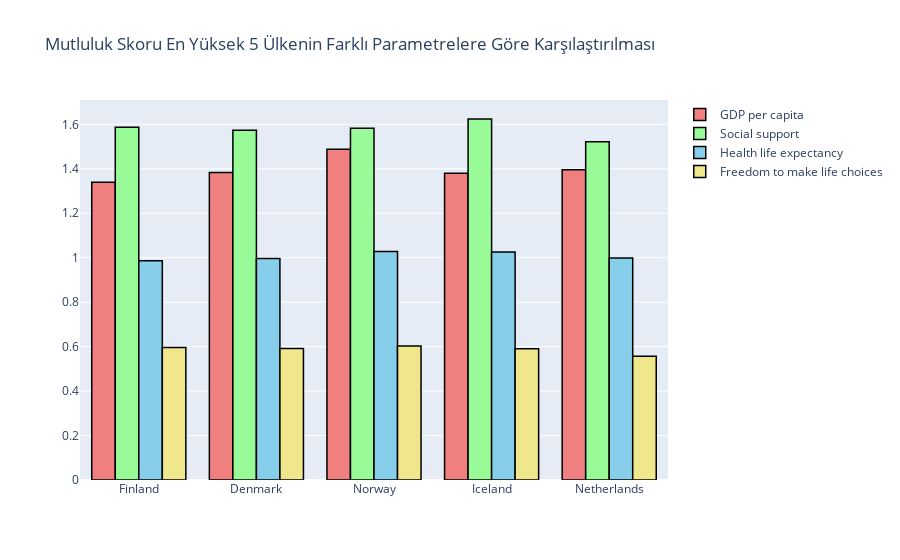

Notebook code for this chart:
### Code cell
df2019 = df.iloc[:5, :]



trace1 = go.Bar(
                x = df2019["Country or region"],
                y = df2019["GDP per capita"],
                name = "GDP per capita",
                marker = dict(color="lightcoral",
                             line = dict(color = 'rgb(0,0,0)', width = 1.5))
                )
trace2 = go.Bar(
                x = df2019["Country or region"],
                y = df2019["Social support"],
                name = "Social support",
                marker = dict(color="palegreen",
                             line = dict(color = 'rgb(0,0,0)', width = 1.5))
                )
trace3 = go.Bar(
                 x = df2019["Country or region"],
                y = df2019["Healthy life expectancy"],
                name = "Health life expectancy",
                marker = dict(color="skyblue",
                             line = dict(color = 'rgb(0,0,0)', width = 1.5))
                )
trace4 = go.Bar(
                x = df2019["Country or region"],
                y = df2019["Freedom to make life choices"],
                name = "Freedom to make life choices",
                marker = dict(color="khaki",
                             line = dict(color = 'rgb(0,0,0)', width = 1.5))
                )

data = [trace1, trace2, trace3, trace4,]
layout = go.Layout(barmode = 'group', title = 'Mutluluk Skoru En Yüksek 5 Ülkenin Farklı Parametrelere Göre Karşılaştırılması')
fig = go.Figure(data = data, layout = layout)
iplot(fig)

### Figure 1 — Plotly figure (JSON) as saved in the notebook; plotly's stock layout.template omitted (floating-point values rounded to 4 significant figures)
{"data": [{"marker": {"color": "lightcoral", "line": {"color": "rgb(0,0,0)", "width": 1.5}}, "name": "GDP per capita", "type": "bar", "x": ["Finland", "Denmark", "Norway", "Iceland", "Netherlands"], "y": [1.34, 1.383, 1.488, 1.38, 1.396]}, {"marker": {"color": "palegreen", "line": {"color": "rgb(0,0,0)", "width": 1.5}}, "name": "Social support", "type": "bar", "x": ["Finland", "Denmark", "Norway", "Iceland", "Netherlands"], "y": [1.587, 1.573, 1.582, 1.624, 1.522]}, {"marker": {"color": "skyblue", "line": {"color": "rgb(0,0,0)", "width": 1.5}}, "name": "Health life expectancy", "type": "bar", "x": ["Finland", "Denmark", "Norway", "Iceland", "Netherlands"], "y": [0.986, 0.996, 1.028, 1.026, 0.999]}, {"marker": {"color": "khaki", "line": {"color": "rgb(0,0,0)", "width": 1.5}}, "name": "Freedom to make life choices", "type": "bar", "x": ["Finland", "Denmark", "Norway", "Iceland", "Netherlands"], "y": [0.596, 0.592, 0.603, 0.591, 0.557]}], "layout": {"barmode": "group", "title": {"text": "Mutluluk Skoru En Yüksek 5 Ülkenin Farklı Parametrelere Göre Karşılaştırılması"}}}
